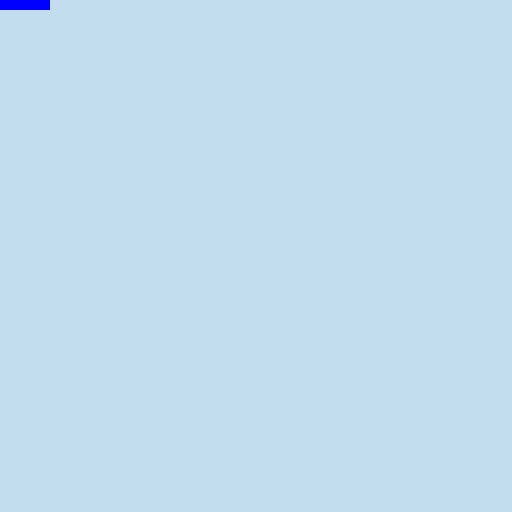
Frame 1 (no input)
Frame 60 (the mouse pressed at the canvas centre just before this capture): identical to frame 1, image omitted
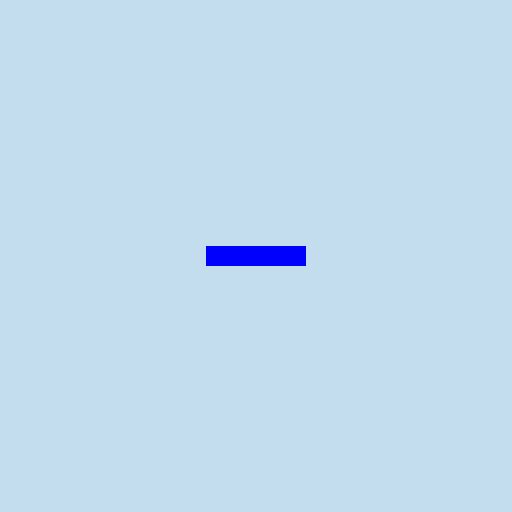
Frame 120 (the mouse held since frame 60 and released just before this capture)

The Processing sketch that drew these frames (run headless with seeded random() and noise(); from frame 60 on, the mouse is pressed at the canvas centre):

// Processing sketch: esame_6_marzo_2017_2
// ── esame_6_marzo_2017_2.pde
BubbleGun a;
ArrayList<Bubble> b;
void setup () {
  frameRate(60);
  size(512,512);
  background(195,220,238);
  a=new BubbleGun (200,200);
  a.run();
  b=new ArrayList<Bubble>();
}

void draw () {
  background(195,220,238);
  if (a.getState()==true&&mousePressed&&mouseButton==LEFT) {
         b.add(a.shot());
  }
  if (b.size()>0) {
    for (int i=0;i<b.size();i++) {
      if (b.get(i).check()==0) {
        b.get(i).run();
      }else{
        b.remove(i);  
      }
    }
  }
  a.run();
}

void keyPressed () {
  if (key=='c'||key=='C') {
    a.change();
  }
}

void mousePressed () {
  if (mouseButton==LEFT&&a.getState()==false) {
    b.add(a.shot());
  }
}
// ── Bubble.pde
class Bubble {
  float posX;
  float posY;
  float diam;
  float sx;
  float sy;
  float lim;
  Bubble (float posX,float posY,float diam,float sx,float sy,float lim) {
    this.posX=posX;
    this.posY=posY;
    this.diam=diam;
    this.sx=sx;
    this.sy=sy;
    this.lim=lim;
  }
  void display () {
      noStroke();
      fill (0,130,233);
      ellipse (posX,posY,diam,diam);
      fill(255,255,255);
      ellipse(((posX-(diam/2))+posX)/2,(posY+(posY-(diam/2)))/2,(diam/2)/4,(diam/2)/4);
  }
  void move () {
    sy+=0.4;
    if (sx-0.2>=lim) {
      sx-=0.2;
    }
    posY=posY-abs(sy);
    posX=posX+log(sx);
  }
  void run() {
    move();
    display();  
  }
  int check () {
    if (posX<0||posX-diam/2<0||posY<0||posY-diam/2<0) {
      return 1;  
    }else{
      return 0;
    }
  }
}
// ── BubbleGun.pde
class BubbleGun {
  float posX;
  float posY;
  boolean stato;
  BubbleGun (float posX,float posY) {
    this.posX=posX;
    this.posY=posY;
    this.stato=false;
  }
  void display () {
    noStroke();
    rectMode (CENTER);
    fill(0,0,255);
    rect (posX,posY,100,20);
    rectMode (CORNERS);
    if (stato==false) {
      fill(0,0,255);  
    }else{
      fill(255,0,0);
    }
    rect (posX-50,posY+10,posX-20,posY);
    
  }
  void move() {
    posX=mouseX;
    posY=mouseY;
  }
  void run() {
    move();
    display ();  
  }
  void change () {
    stato=!stato;  
  }
  Bubble shot () {
    float diam=random(10,41);
    return new Bubble (mouseX+50,(mouseY+10)-(diam/2),diam,random(4,65),random(4,11),random(2,5));    
  }
  boolean getState () {
    return stato;  
  }
}
